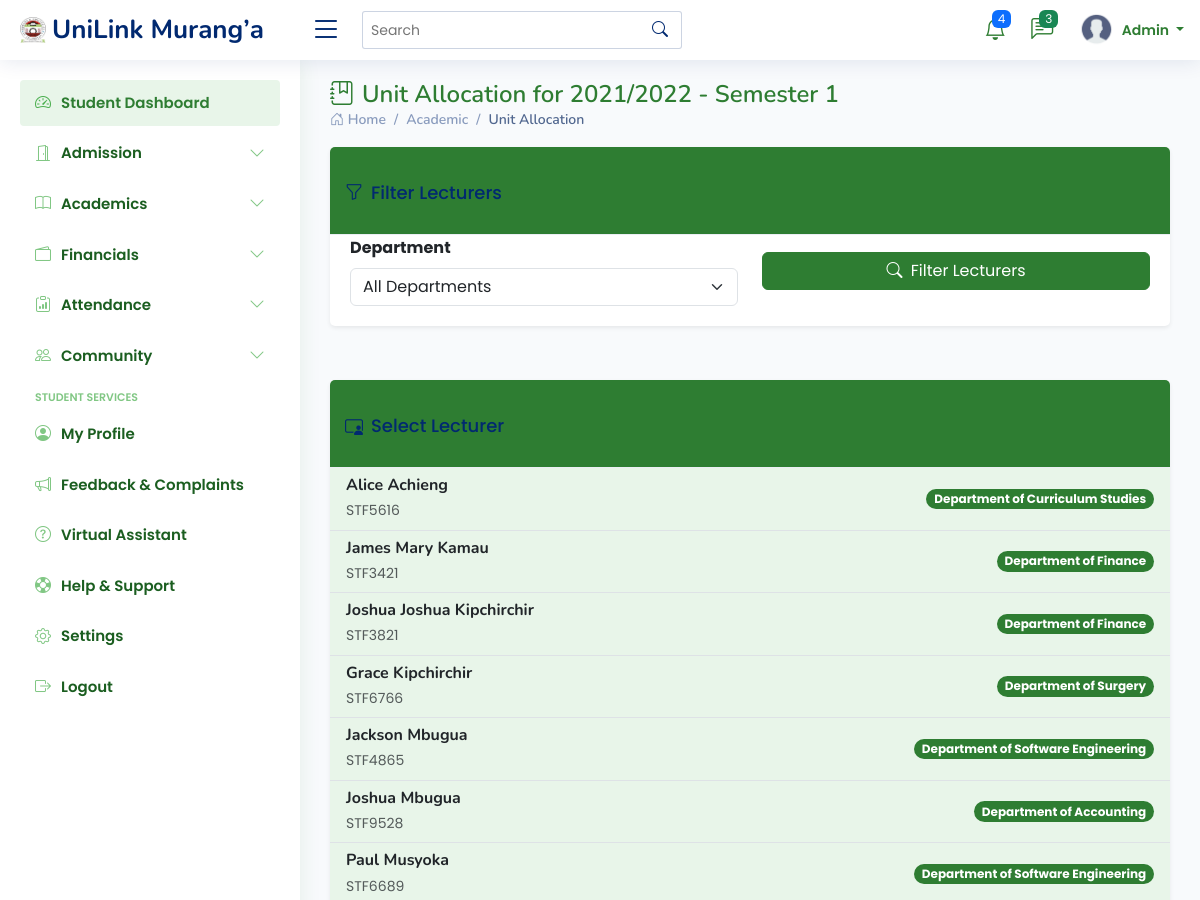
The page /unit-allocation/ (upper part) on the database as committed earlier.
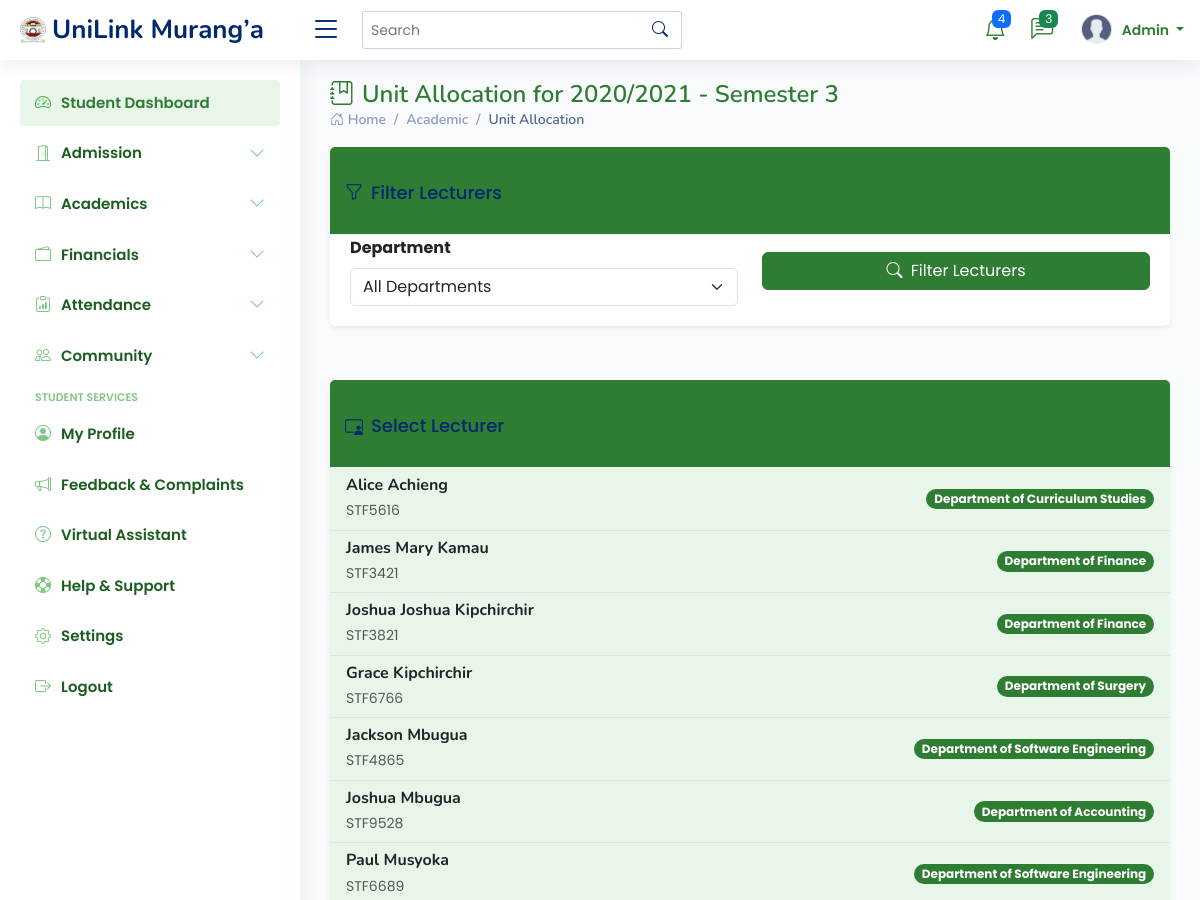
The same page on the database as committed later.
### students_portal/models.py (models this page shows, shortened)
class Semester(models.Model):
    academic_year = models.ForeignKey(AcademicYear, on_delete=models.CASCADE, related_name='semesters')
    name = models.CharField(max_length=50)
    number = models.IntegerField()  # 1, 2, or 3 depending on programme
    start_date = models.DateField()
    end_date = models.DateField()
    is_current = models.BooleanField(default=False)
    is_special = models.BooleanField(default=False)
    current_week = models.PositiveSmallIntegerField(
        default=1,
    )
    class Meta:
        unique_together = ('academic_year', 'number')
    def __str__(self):
        return f"{self.academic_year.name} - Semester {self.number}"

class AcademicYear(models.Model):
    name = models.CharField(max_length=50)
    start_date = models.DateField()
    end_date = models.DateField()
    is_current = models.BooleanField(default=False)

### students_portal/views.py (the view, shortened to what this page needs)
# urls.py: path('unit-allocation/', views.unit_allocation_view, name='unit_allocation'),
def unit_allocation_view(request):
    try:
        current_academic_year = AcademicYear.objects.get(is_current=True)
        current_semester = Semester.objects.filter(
            academic_year=current_academic_year,
            is_current=True
        ).first()
        if not current_semester:
            messages.error(request, "No current semester set in the system")
            return redirect('admin_dashboard')
    except AcademicYear.DoesNotExist:
        messages.error(request, "No current academic year set in the system")
        return redirect('admin_dashboard')
    departments = Department.objects.all()
    selected_department_id = request.GET.get('department')
    if selected_department_id == 'None':
        selected_department_id = None
    lecturers_query = Lecturer.objects.filter(is_active=True)
    lecturers = lecturers_query.select_related('department').order_by('last_name')
    selected_lecturer_id = request.GET.get('lecturer')
    selected_lecturer = None
    programme_units = []
    existing_allocations = []
    context = {
        'current_academic_year': current_academic_year,
        'current_semester': current_semester,
        'departments': departments,
        'selected_department_id': int(selected_department_id) if selected_department_id else None,
        'lecturers': lecturers,
        'selected_lecturer': selected_lecturer,
        'programme_units': programme_units,
        'existing_allocations': existing_allocations,
    }
    return render(request, 'units/unit_allocation.html', context)

### students_portal/models.py (called while the page is built)
    def get_full_name(self):
        if self.middle_name:
            return f"{self.first_name} {self.middle_name} {self.last_name}"
        return f"{self.first_name} {self.last_name}"

### templates/units/unit_allocation.html (shortened to what this page needs)
{% extends 'base/base.html'%}
{% load static %}
{% block content %}
<div class="pagetitle">
    <h1><i class="bi bi-journal-bookmark me-2"></i>Unit Allocation for {{ current_semester }}</h1>
    <nav>
        <ol class="breadcrumb">
            <li class="breadcrumb-item"><a href="{% url 'admin_dashboard' %}"><i class="bi bi-house-door"></i> Home</a></li>
            <li class="breadcrumb-item">Academic</li>
            <li class="breadcrumb-item active">Unit Allocation</li>
        </ol>
    </nav>
</div>
<section class="section">
    <div class="row">
        <div class="col-lg-12">
            <div class="card border-0 shadow-sm">
                <div class="card-header bg-university-primary text-white">
                    <h5 class="card-title mb-0"><i class="bi bi-funnel me-2"></i>Filter Lecturers</h5>
                </div>
                <div class="card-body">
                    <form method="get" class="row align-items-center">
                        <div class="col-md-6 mb-3 mb-md-0">
                            <label class="form-label fw-bold">Department</label>
                            <select name="department" id="department" class="form-select">
                                <option value="">All Departments</option>
                            </select>
                        </div>
                        <div class="col-md-6 d-flex align-items-end">
                            <button type="submit" class="btn btn-university w-100">
                                <i class="bi bi-search me-1"></i> Filter Lecturers
                            </button>
                        </div>
                    </form>
                </div>
            </div>
        </div>
    </div>
    <div class="row mt-4">
        <div class="col-lg-12">
            <div class="card border-0 shadow-sm">
                <div class="card-header bg-university-primary text-white">
                    <h5 class="card-title mb-0"><i class="bi bi-person-video3 me-2"></i>Select Lecturer</h5>
                </div>
                <div class="card-body p-0">
                    {% if lecturers %}
                    <div class="list-group list-group-flush">
                        {% for lecturer in lecturers %}
                            <a href="?department={{ selected_department_id }}&lecturer={{ lecturer.id }}"
                               class="list-group-item list-group-item-action d-flex justify-content-between align-items-center {% if selected_lecturer and selected_lecturer.id == lecturer.id %}active bg-university-secondary text-white{% else %}bg-university-light{% endif %}">
                                <div>
                                    <h6 class="mb-1 fw-bold">{{ lecturer.get_full_name }}</h6>
                                    <small class="{% if selected_lecturer and selected_lecturer.id == lecturer.id %}text-white-50{% else %}text-muted{% endif %} d-block">{{ lecturer.staff_id }}</small>
                                </div>
                                <span class="badge bg-university-primary rounded-pill">
                                    {{ lecturer.department.name }}
                                </span>
                            </a>
                        {% endfor %}
                    </div>
                    {% else %}
                    <div class="text-center py-5">
                        <i class="bi bi-person-x fs-1 text-muted"></i>
                        <h5 class="fw-bold mt-3">No lecturers found</h5>
                        <p class="text-muted">Try changing your filter criteria</p>
                    </div>
                    {% endif %}
                </div>
            </div>
        </div>
    </div>
</section>
{% endblock %}

Rows that differ between the two databases and show on the page:
no longer on this page (row edited): Semester: academic_year+number "2021/2022 - Semester 1"
now on this page (row edited): Semester: academic_year+number "2020/2021 - Semester 3"
